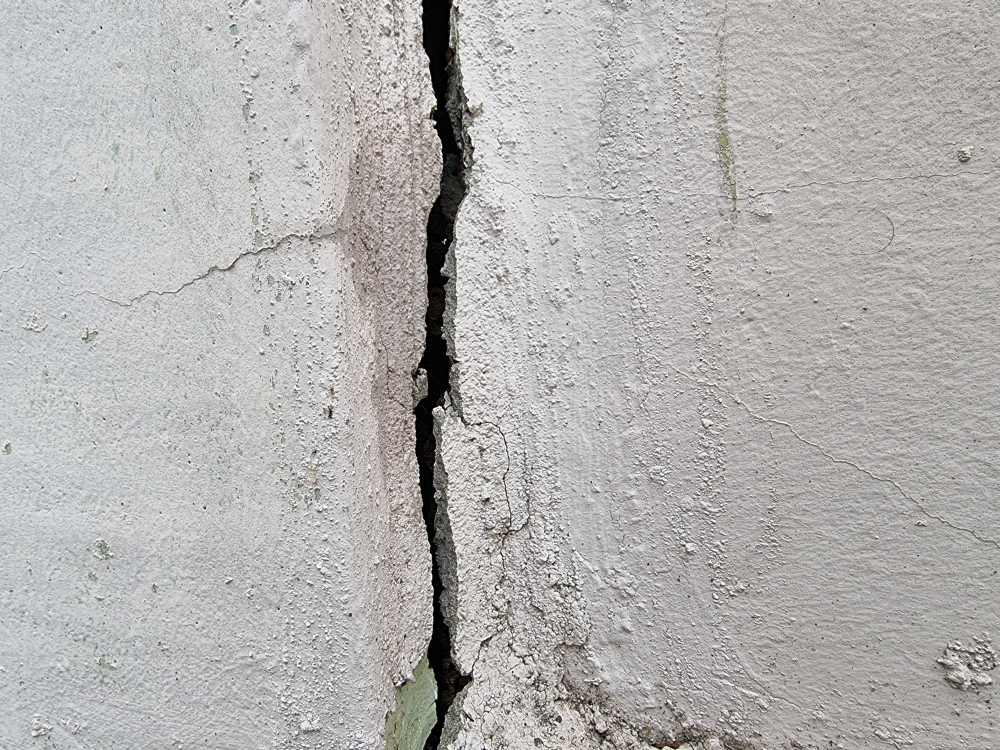
#> input picture Create_mask_img/input/sample1.jpg, 4000 x 3000 px, found by its file name (shown at 1/4 size)
$ python optiimize_masking_img.py
#> lines starting #> are read from the running program, lines starting #| are printed output that depends on the picture
from cProfile import label
import cv2
import sys
import numpy as np
from PIL import Image
import time
import math
import os


class Labeling_image:


    def __init__(self):
        self.filename = 'sample1.jpg'
        self.initialize()

    def initialize(self):
        self.img_ori = cv2.imread("input/"+self.filename, cv2.IMREAD_COLOR)
#> self.img_ori is the input picture: shape (3000, 4000, 3); mean B, G, R 177.2, 178.3, 180

        self.img_binary = 0
        self.img_labeled = 0

        if self.img_ori is None:
            print('Image load failed!')
            sys.exit()
        self.img_ori = cv2.resize(self.img_ori,dsize=(640,480))
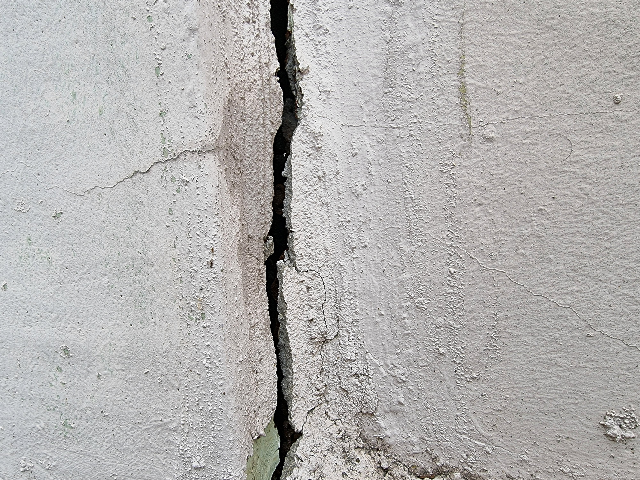
#> self.img_ori: shape (480, 640, 3); mean B, G, R 177.2, 178.2, 179.9
        self.img_painting = self.img_ori.copy()

        hsv = cv2.cvtColor(self.img_ori, cv2.COLOR_BGR2HSV)
#> hsv: shape (480, 640, 3); mean H, S, V 48.7, 9, 180.9
        h, s, v = cv2.split(hsv)
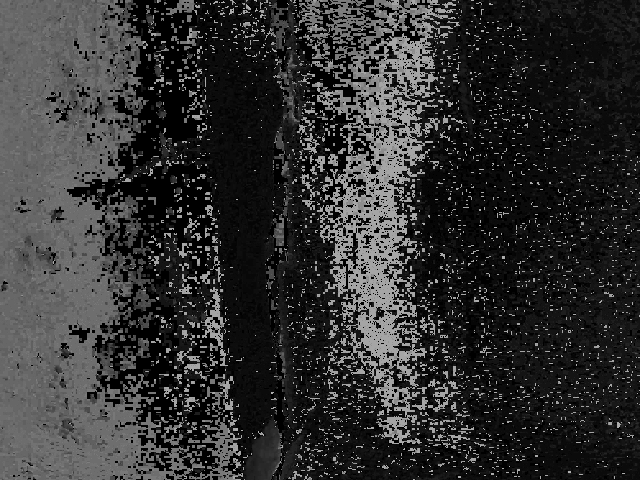
#> h: shape (480, 640); min 0, max 178, mean 48.7
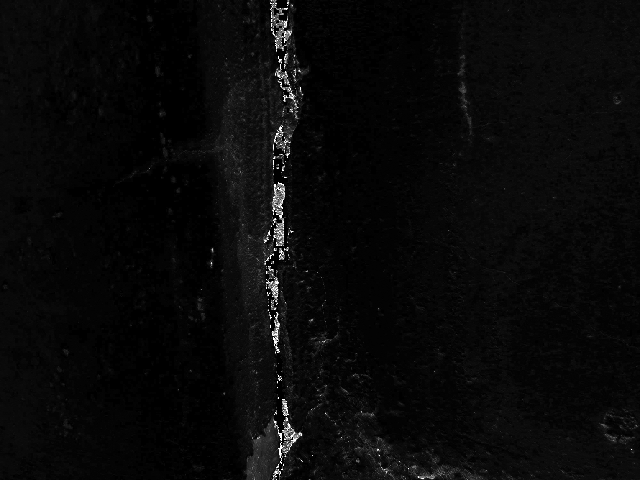
#> s: shape (480, 640); min 0, max 255, mean 9
        self.img_gray = v

        cv2.imshow('Original', self.img_ori)

        cv2.createTrackbar('Threshold', 'Original', 0, 255, self.on_change)
        cv2.setTrackbarPos('Threshold', 'Original', 100)

    def labeling_image(self,Binary_img,Painting_img):
        cnt, labels, stats, centroids = cv2.connectedComponentsWithStats(Binary_img, connectivity=8)

        important_label_idx = list()

        for i in range(0, cnt): # 각각의 객체 정보에 들어가기 위해 반복문. 범위를 1부터 시작한 이유는 배경을 제외
            (x, y, w, h, area) = stats[i]

            # 노이즈 제거
            if area < 1000 or area >10000:#200
                continue

            cv2.rectangle(Painting_img, (x, y, w, h), (0, 0, 255),thickness=3)
            important_label_idx.append(i)

        for y in range(480):
            for x in range(640):
                if labels[y][x] not in important_label_idx:
                    labels[y][x] = 0

        labels=np.where(labels>0,255,0)

        Output_img = np.array(labels.copy(), dtype = np.uint8)
        return Output_img

    def change_file(self,file_list,idx):
        self.filename = file_list[idx]


    def on_change(self,pos):
        pass

def main():

    file_list =  os.listdir("./input")
    out_folder = "./output"


    labeling_img = Labeling_image()
    cnt =0
    while True:
        key = cv2.waitKeyEx(1)#50
#> (key q is pressed here)
        if key == ord('q'):
            break
        #print(key)
        if key == 65361:
            print("LLLLL")
        elif key == 65363:
            print("RRRRR")
        elif key == 115:
            print("Saving")
            cv2.imwrite(out_folder+'/'+labeling_img.filename[:-4]+'_BI.jpg', arr)
            if cnt > len(file_list):
                break
            labeling_img.change_file(file_list, cnt+1)
            cnt += 1
            labeling_img.initialize()

        threshold_value = cv2.getTrackbarPos('Threshold', 'Original')
        _, binary_img = cv2.threshold(labeling_img.img_gray, threshold_value, 255, cv2.THRESH_BINARY_INV)

        img_ori=labeling_img.img_painting.copy()

        arr=labeling_img.labeling_image(binary_img,img_ori)

        cv2.imshow('Original', img_ori)
        cv2.imshow('Binary',arr)
        if cnt == 0:
            cv2.moveWindow('Original', 0,0)
            cv2.moveWindow('Binary', 715,0)

    cv2.destroyAllWindows()
main()


#img_gray = cv2.cvtColor(img_ori, cv2.COLOR_BGR2GRAY)

#cv2.namedWindow('dst')

#arr = np.empty((480,640),dtype =np.uint8)

$ run again, with Create_mask_img/input/sample6.jpg copied over Create_mask_img/input/sample1.jpg
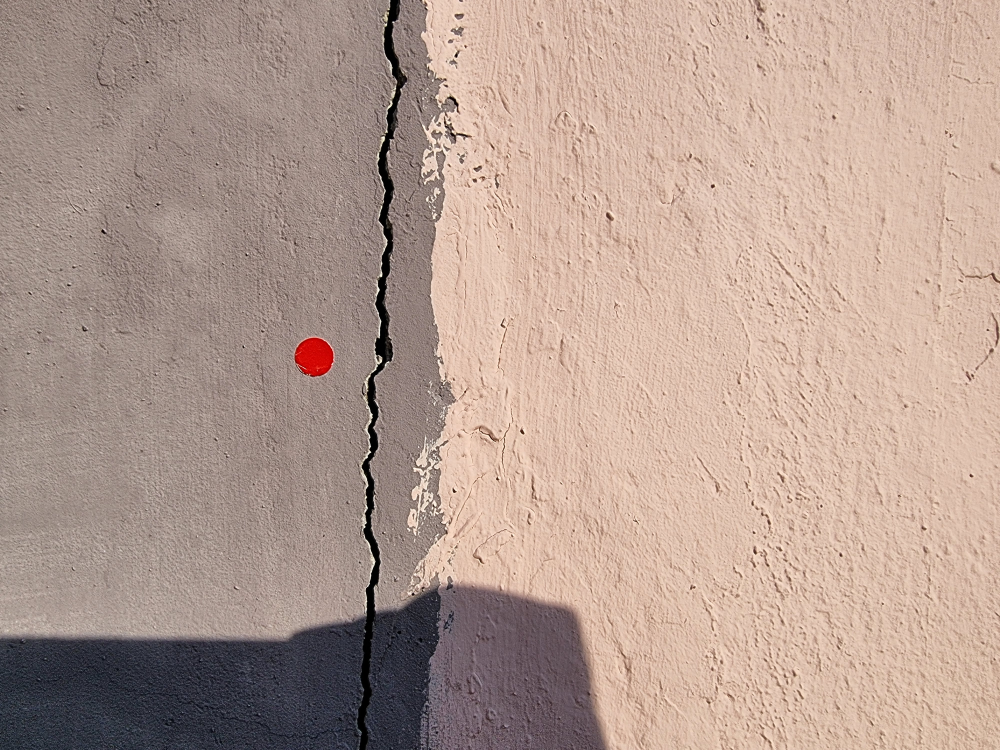
#> input picture Create_mask_img/input/sample6.jpg, 4000 x 3000 px, found by its file name (shown at 1/4 size)
#> in initialize, self.img_ori is the input picture: shape (3000, 4000, 3); mean B, G, R 145.8, 156.9, 179.7
#> self.img_ori: shape (480, 640, 3)
#> hsv: shape (480, 640, 3); mean H, S, V 22.6, 51.1, 180.5
#> in initialize, `h, s, v = cv2.split(hsv)`:
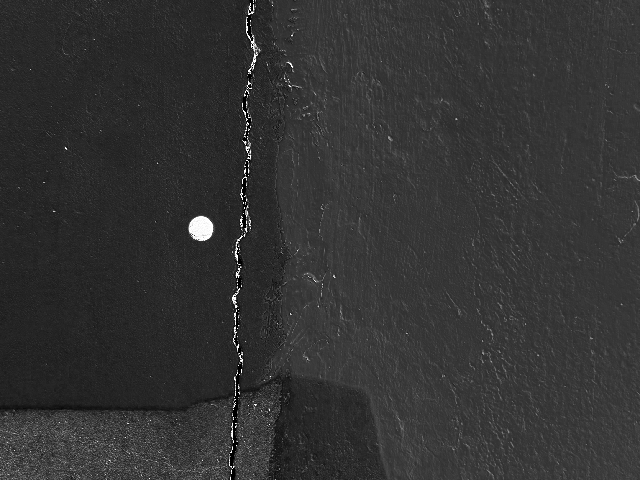
#> s: shape (480, 640); min 0, max 255, mean 51.1
#> in initialize, `h, s, v = cv2.split(hsv)`:
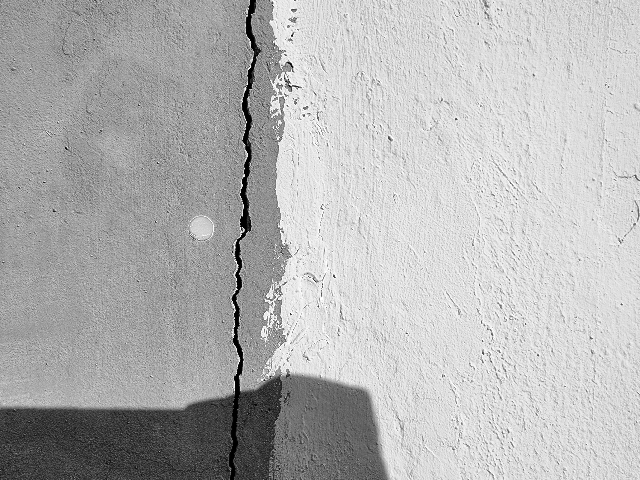
#> v: shape (480, 640); min 0, max 255, mean 180.5

$ run again, with Create_mask_img/input/sample7.jpg copied over Create_mask_img/input/sample1.jpg
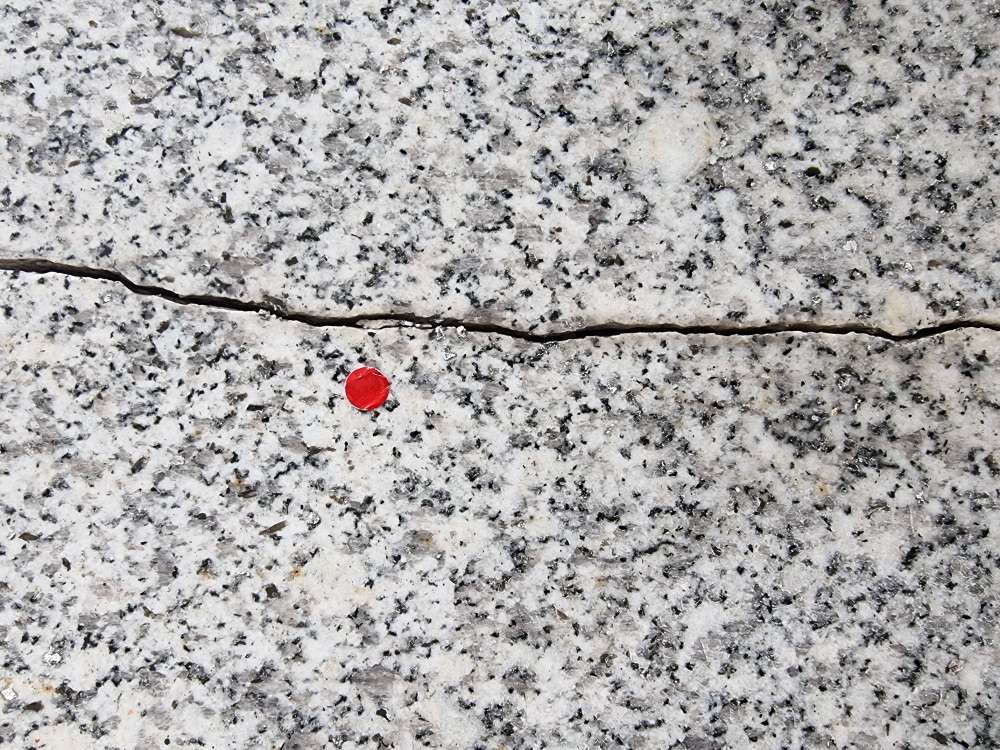
#> input picture Create_mask_img/input/sample7.jpg, 4000 x 3000 px, found by its file name (shown at 1/4 size)
#> in initialize, self.img_ori is the input picture: shape (3000, 4000, 3); mean B, G, R 170.7, 170.9, 172.5
#> self.img_ori: shape (480, 640, 3)
#> hsv: shape (480, 640, 3); mean H, S, V 65.1, 10, 173.7
#> in initialize, `h, s, v = cv2.split(hsv)`:
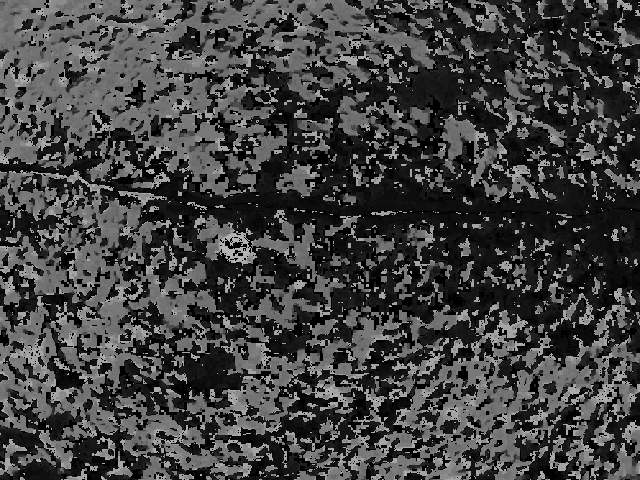
#> h: shape (480, 640); min 0, max 179, mean 65.1
#> in initialize, `h, s, v = cv2.split(hsv)`:
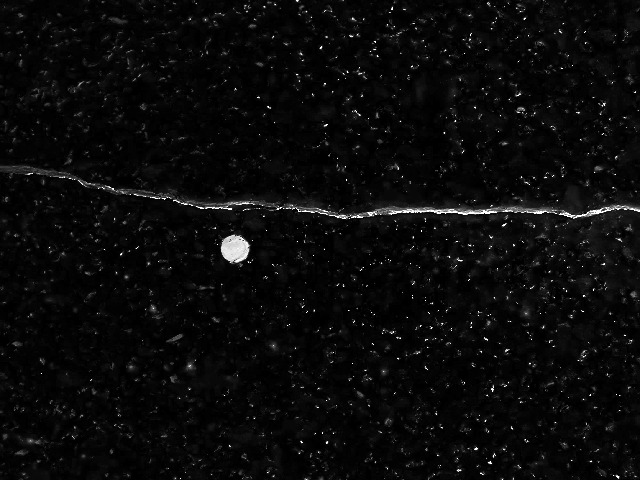
#> s: shape (480, 640); min 0, max 255, mean 10

$ run again, with Create_mask_img/input/sample8.jpg copied over Create_mask_img/input/sample1.jpg
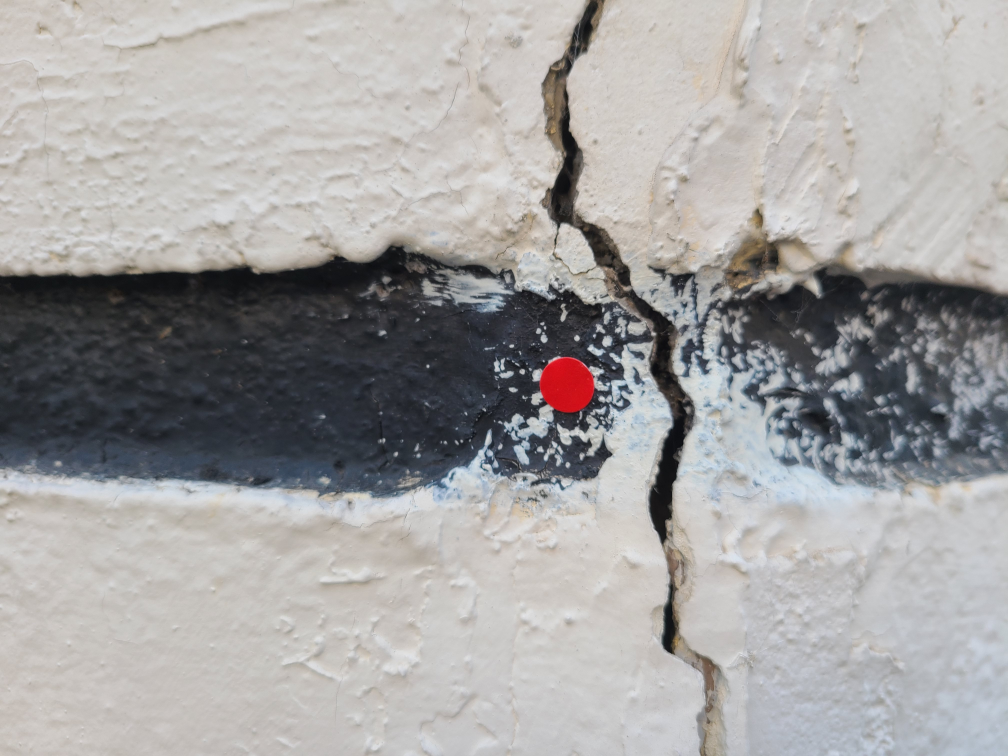
#> input picture Create_mask_img/input/sample8.jpg, 4032 x 3024 px, found by its file name (shown at 1/4 size)
#> in initialize, self.img_ori is the input picture: shape (3024, 4032, 3); mean B, G, R 161.2, 161.6, 163.1
#> self.img_ori: shape (480, 640, 3)
#> hsv: shape (480, 640, 3); mean H, S, V 52.6, 18.9, 166.8
#> in initialize, `h, s, v = cv2.split(hsv)`:
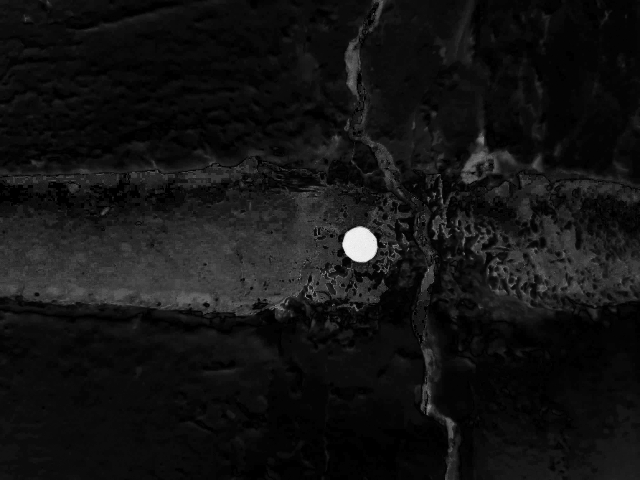
#> s: shape (480, 640); min 0, max 245, mean 18.9
#> in initialize, `h, s, v = cv2.split(hsv)`:
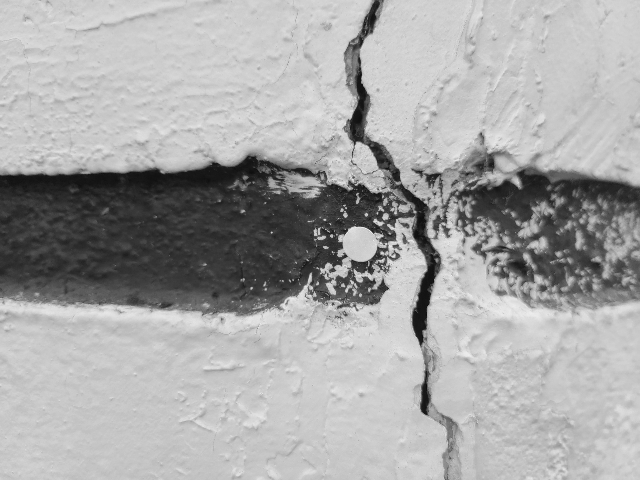
#> v: shape (480, 640); min 11, max 240, mean 166.8
